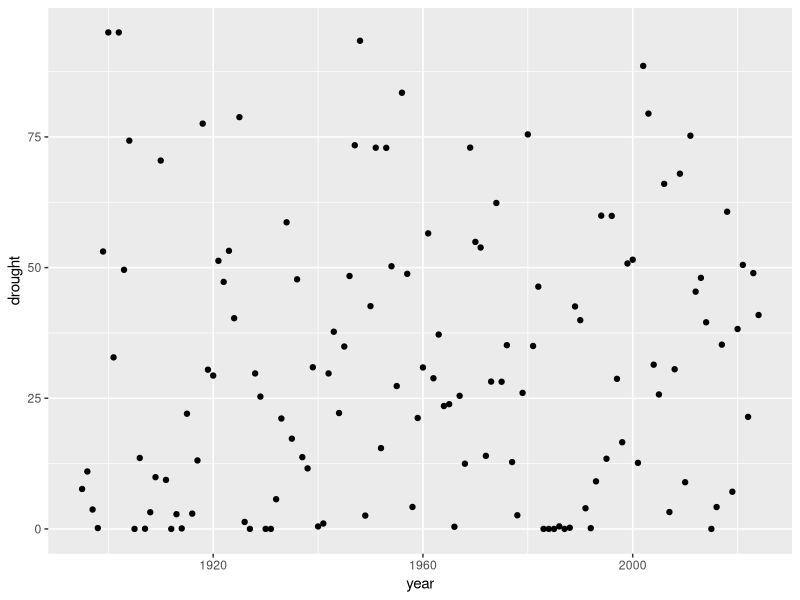

Source code (R):
library(tidyverse)

# drought monitor results for US section of HUC15050202:
# from https://droughtmonitor.unl.edu/DmData/DataTables.aspx

# elise: desert laboratory director, gals

usp_dm_raw <- read_csv("data/Drought/USDM_HUC15050202.csv")

usp_dm_monthly <- usp_dm_raw %>% 
  mutate(date = as.POSIXct(Week),
         year = year(date), month = month(date)) %>%
  group_by(year, month) %>% 
  summarise(no_drought = mean(None), 
            drought = mean(D0 + D1 + D2 + D3 + D4)) 

# 
# add all drought categories and then take the mean

usp_dm_annual <- usp_dm_monthly %>% 
  group_by(year) %>% 
  summarise(no_drought = mean(no_drought),
            drought = mean(drought))


# SPI data:

usp_spi_raw <- read_csv("data/Drought/SPI_CochiseCo.csv")

usp_spi <- usp_spi_raw %>% 
  mutate(date = as.POSIXct(str_sub(DATE, 3, 10), 
                           tryFormats = "%Y%m%d")) 

usp_spi_monthly <- usp_spi %>% 
  mutate(year = year(date), month = month(date)) %>% 
  group_by(year, month) %>% 
  summarise(drought = mean(D0), no_drought = 100 - drought)

usp_spi_monsoon <- usp_spi %>% 
  mutate(year = year(date), month = month(date)) %>% 
  filter(month %in% c(7, 8, 9)) %>% 
  group_by(year) %>% 
  summarise(drought = mean(D0), no_drought = 100 - drought)

usp_spi_annual <- usp_spi %>% 
  mutate(year = year(date), month = month(date)) %>% 
  group_by(year) %>% 
  summarise(drought = mean(D0), no_drought = 100 - drought)

ggplot(usp_spi_annual, aes(x = year, y = drought))+
  geom_point()

usp_droughtyears <- usp_spi_annual %>% 
  filter(drought >= 50)
